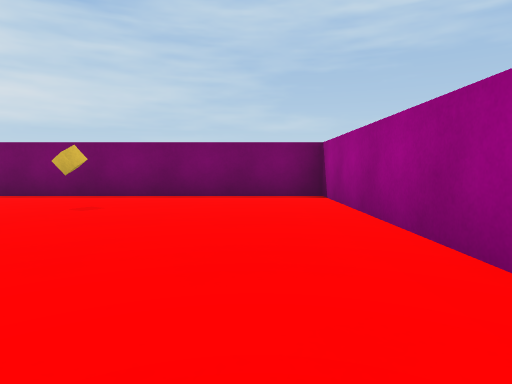
view 1 (above)

16 first-person views from a walk through a Unity game level. The camera is 0.51 m above the floor, tilts 4° down and sees 75° across. The floor is counted in squares, 1 m on a side. Each view is taken from the middle of a square. On the plan, view 1 faces up. The plan holds only what a view shows up to about 9 squares ahead; the rest is blank. The player character is not drawn.

view 2
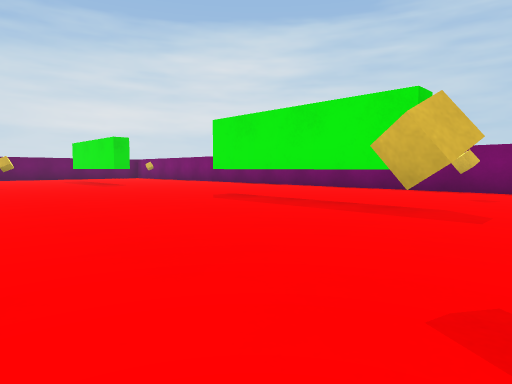

view 3
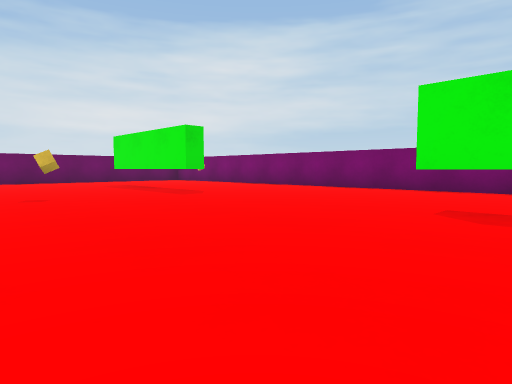

view 4
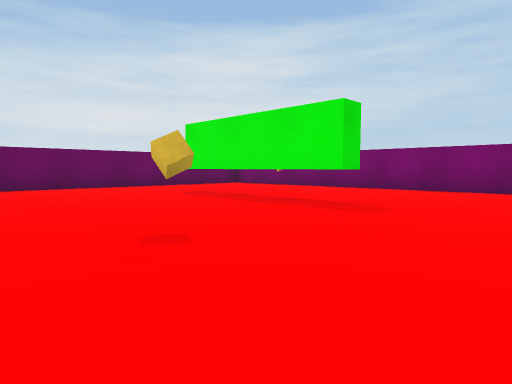

view 5
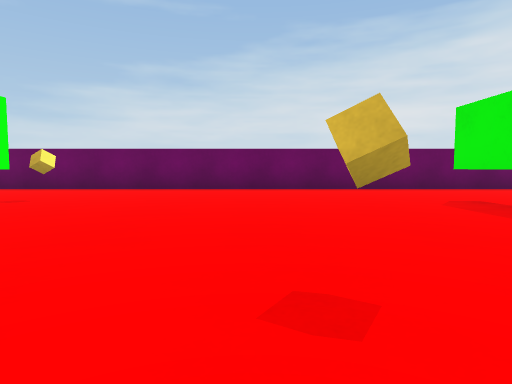

view 6
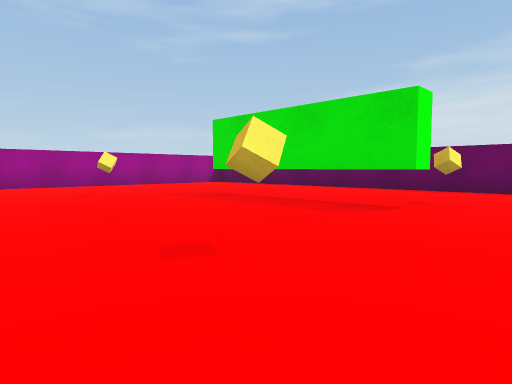

view 7
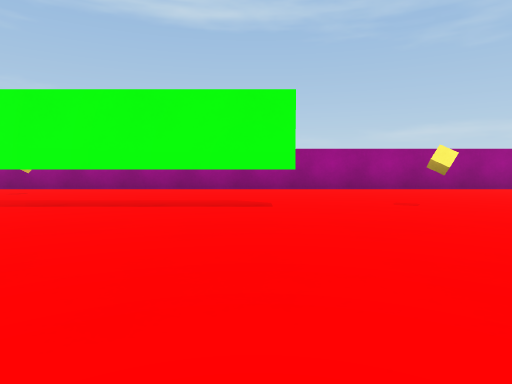

view 8
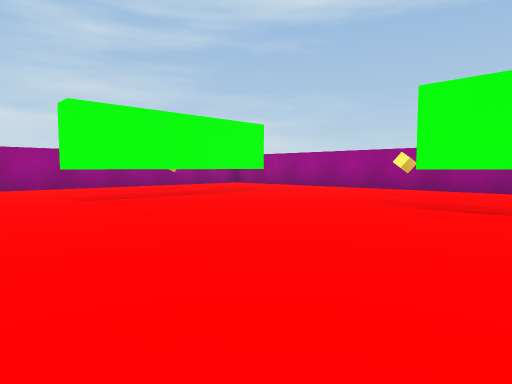

view 9
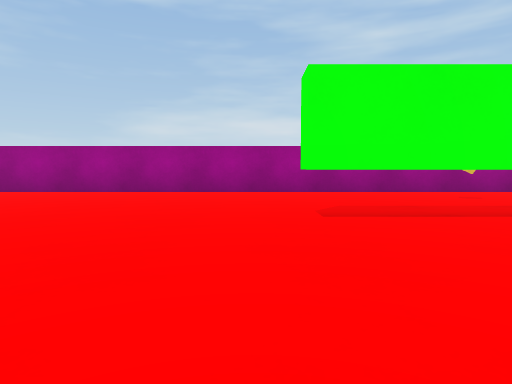

view 10
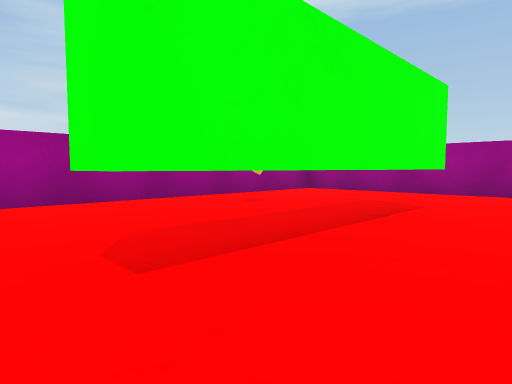

view 11
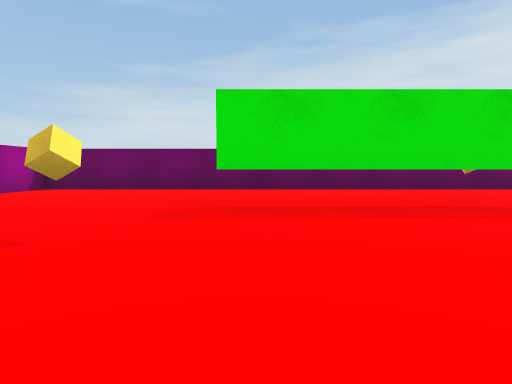

view 12
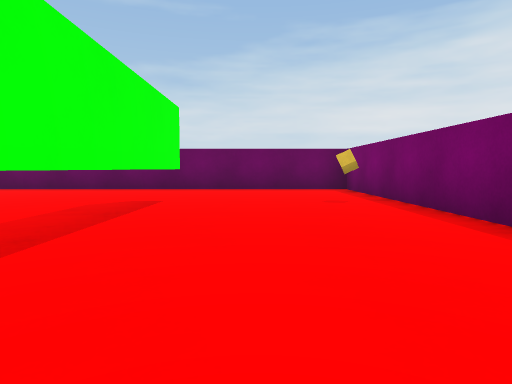

view 13
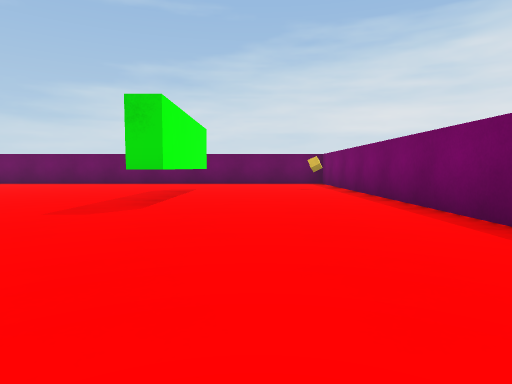

view 14
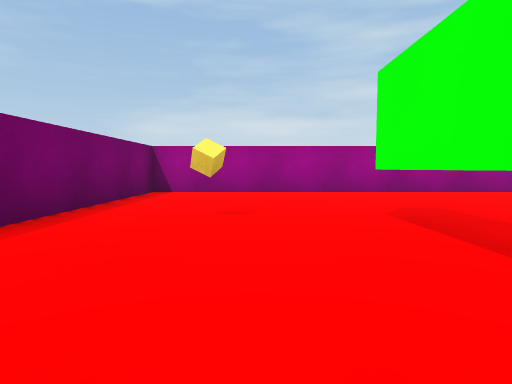

view 15
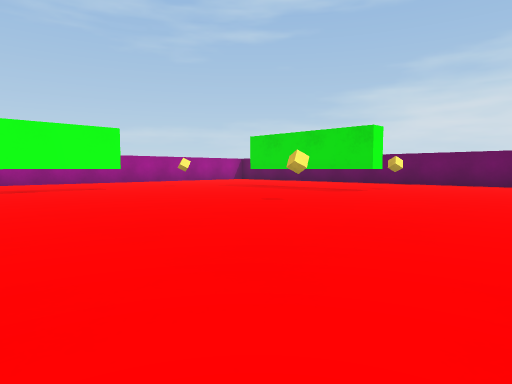

view 16
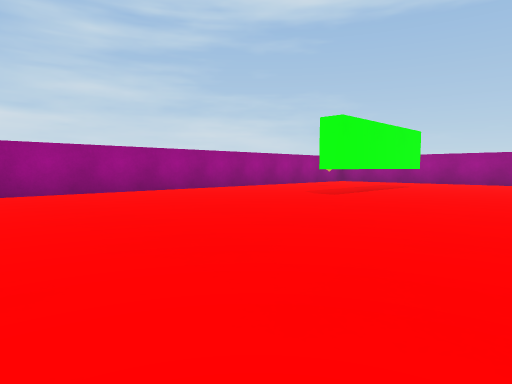

### Floor plan
Key: @ floor where view 1 was taken; # wall or solid block; . floor; C cube; T thing the floor can be seen under or through; O other object.
Columns run from 18 left of view 1 to 2 right of it. Each row starts with its distance up from view 1.
  7 #####################
  6 #...................#
  5 #.C.................#
  4 #..............C....#
  3 #..####.....TTTT....#
  2 #...................#
  1 #...................#
  0 #.................@.#
 -1 #.....C.........C...#
 -2 #...................#
 -3 #...................#
 -4 #...................#
 -5 #.C.T.C.............#
 -6 #...T...............#
 -7 #...T...........#...#
 -8 #...T...........#...#
 -9 #.......TTTT....#...#
-10 #....C..........#O..#
-11 #...................#
-12 #...........C.......#
-13 #####################

Positions as (right, up) in squares from view 1, and headings:
1: (0, 0), facing up
2: (-1, -2), facing up-left
3: (-5, -2), facing up-left
4: (-9, -2), facing up-left
5: (-10, -1), facing left
6: (-10, -3), facing down-left
7: (-10, -5), facing down
8: (-8, -5), facing down-right
9: (-6, -6), facing right
10: (-4, -6), facing down-right
11: (-10, -8), facing left
12: (-10, 4), facing left
13: (-7, 4), facing left
14: (-6, 4), facing right
15: (-7, -1), facing down-left
16: (-6, -1), facing down-right
